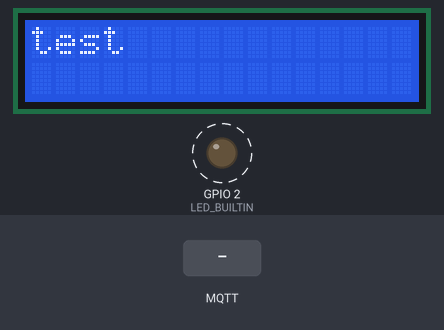
Simulated run of this sketch. Board: ESP32. Shown: 16×2 character LCD, output pins drawn as LEDs (lit = HIGH). Dashed ring = blinking. The inputs (shaded band) are chosen by the test bench. WiFi joins after 1.5 s; servers stay silent unless stated; no MQTT or app messages arrive unless stated; what the sketch prints to the serial monitor is not drawn.

Above: at 2.87 s.
2.9 s: MQTT message "1" arrives on the first subscribed topic
At 3.17 s:
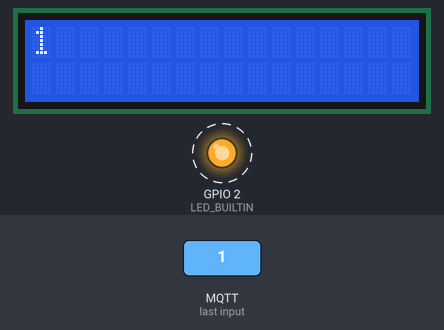
4.7 s: MQTT message "on" arrives on the first subscribed topic
At 4.98 s:
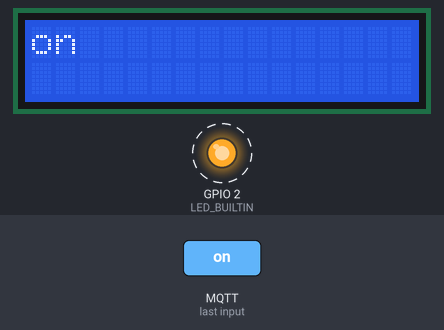
6.5 s: MQTT message "off" arrives on the first subscribed topic
At 6.79 s:
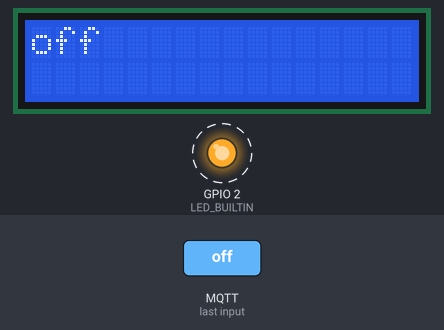
Timing chart, 0 to 14.3 s (numbered marks = the images above; inputs shaded):
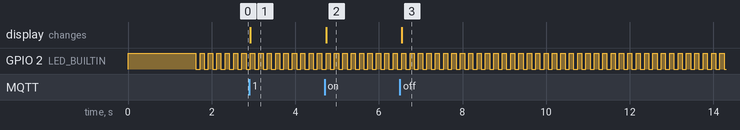

The sketch:

LCD.ino
```cpp
#include <WiFi.h>
#include <PubSubClient.h>
#include <LiquidCrystal_I2C.h>

//Zelf in te stellen voor je eigen WLAN
const char* WLAN_SSID = "";
const char* WLAN_ACCESS_KEY = "";

//client id moet uniek zijn, dus zelf aanpassesn (willekeurige cijfers en letters)
const char* MQTT_CLIENT_ID = "MQTTExampleTryout_hurdurahfiusdhfpauwhefasdfawe";
//gegevens van de MQTT broker die we wel in TI-1.4 kunnen gebruiken
const char* MQTT_BROKER_URL= "maxwell.bps-software.nl";
const int   MQTT_PORT = 1883;
const char* MQTT_USERNAME = "androidTI";
const char* MQTT_PASSWORD = "&FN+g$$Qhm7j";

// Definieer de MQTT topics
const char* MQTT_TOPIC_LCD = "B3/LCD";
// Definieer de te gebruiken Quality of Service (QOS)
const int MQTT_QOS = 0;

LiquidCrystal_I2C lcd(0x27, 16, 2);
WiFiClient wifiClient;
PubSubClient mqttClient(wifiClient);

bool ledIsOn = true;

void mqttCallback(char* topic, byte* payload, unsigned int length) {
  Serial.println(topic);
  Serial.println(length);
  if (strcmp(topic, MQTT_TOPIC_LCD) == 0) {
    char txt[17];
    for (int i = 0; i < 17; i++) {txt[i] = '\0';}
    strncpy(txt, (const char*) payload, length > 16 ? 16 : length);
    lcd.clear();
    lcd.setCursor(0, 0);
    lcd.print(txt);
  }
}

void setup() {
  Serial.begin(115200);
  Serial.println("LCD test");

  pinMode(LED_BUILTIN, OUTPUT);
  digitalWrite(LED_BUILTIN, ledIsOn);

  lcd.init();
  lcd.backlight();
  lcd.setCursor(0,0);
  lcd.print("test");

  //Zet WiFI verbinding op
  WiFi.mode(WIFI_STA);
  WiFi.disconnect();
  Serial.println("Connecting to ");
  Serial.println(WLAN_SSID);
  WiFi.begin(WLAN_SSID, WLAN_ACCESS_KEY);
  uint8_t i = 0;
  while (WiFi.status() != WL_CONNECTED) {
    delay(500);
    if ((++i % 16) == 0)
    {
      Serial.println(F(" still trying to connect"));
    }
  }
  Serial.println("WiFi connected");
  Serial.println("IP Adress: ");
  Serial.println(WiFi.localIP());

  //zet MQTT client op
  mqttClient.setServer(MQTT_BROKER_URL, MQTT_PORT);
  mqttClient.setCallback(mqttCallback);

  if (!mqttClient.connect(MQTT_CLIENT_ID, MQTT_USERNAME, MQTT_PASSWORD)) {
    Serial.println("Failed to connect to MQTT broker");
  }else {
    Serial.println("Connected to MQTT broker");
  }

  if (!mqttClient.subscribe(MQTT_TOPIC_LCD, MQTT_QOS)){
    Serial.println("Failed to connect to topic ");
    Serial.println(MQTT_TOPIC_LCD);
  }else {
    Serial.println("Subscribed to topic ");
    Serial.println(MQTT_TOPIC_LCD);
  }
}

void loop() {
  mqttClient.loop();
  ledIsOn = !ledIsOn;
  digitalWrite(LED_BUILTIN, ledIsOn);
  delay(100);

}
```

Measured:
- after the input at 2.9 s, the display: changes at once (image 1)
- after the input at 4.7 s, the display: changes at once (image 2)
- after the input at 6.5 s, the display: changes after 0.05 s (image 3)
- by itself, GPIO 2 (LED_BUILTIN): alternates HIGH for 0.10 s and LOW for 0.10 s
